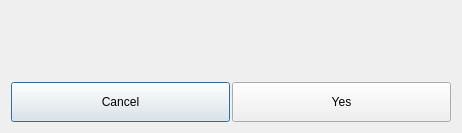
<?xml version="1.0" encoding="UTF-8"?>
<ui version="4.0">
 <class>Dialog</class>
 <widget class="QDialog" name="Dialog">
  <property name="geometry">
   <rect>
    <x>0</x>
    <y>0</y>
    <width>462</width>
    <height>133</height>
   </rect>
  </property>
  <property name="windowTitle">
   <string>Dialog</string>
  </property>
  <layout class="QVBoxLayout" name="verticalLayout_2">
   <item>
    <layout class="QHBoxLayout" name="horizontalLayout">
     <item>
      <widget class="QLabel" name="accept_widget_image_label">
       <property name="minimumSize">
        <size>
         <width>60</width>
         <height>60</height>
        </size>
       </property>
       <property name="maximumSize">
        <size>
         <width>60</width>
         <height>60</height>
        </size>
       </property>
       <property name="text">
        <string/>
       </property>
      </widget>
     </item>
     <item>
      <layout class="QVBoxLayout" name="verticalLayout">
       <item>
        <widget class="QLabel" name="accept_widget_label">
         <property name="text">
          <string/>
         </property>
        </widget>
       </item>
       <item>
        <spacer name="verticalSpacer">
         <property name="orientation">
          <enum>Qt::Vertical</enum>
         </property>
         <property name="sizeHint" stdset="0">
          <size>
           <width>20</width>
           <height>40</height>
          </size>
         </property>
        </spacer>
       </item>
      </layout>
     </item>
    </layout>
   </item>
   <item>
    <layout class="QHBoxLayout" name="horizontalLayout_2">
     <property name="spacing">
      <number>2</number>
     </property>
     <item>
      <widget class="QPushButton" name="cancel_pushButton">
       <property name="minimumSize">
        <size>
         <width>0</width>
         <height>40</height>
        </size>
       </property>
       <property name="text">
        <string>Cancel</string>
       </property>
      </widget>
     </item>
     <item>
      <widget class="QPushButton" name="yes_pushButton">
       <property name="minimumSize">
        <size>
         <width>0</width>
         <height>40</height>
        </size>
       </property>
       <property name="text">
        <string>Yes</string>
       </property>
      </widget>
     </item>
    </layout>
   </item>
  </layout>
 </widget>
 <resources/>
 <connections>
  <connection>
   <sender>cancel_pushButton</sender>
   <signal>clicked()</signal>
   <receiver>Dialog</receiver>
   <slot>reject()</slot>
   <hints>
    <hint type="sourcelabel">
     <x>120</x>
     <y>100</y>
    </hint>
    <hint type="destinationlabel">
     <x>230</x>
     <y>66</y>
    </hint>
   </hints>
  </connection>
  <connection>
   <sender>yes_pushButton</sender>
   <signal>clicked()</signal>
   <receiver>Dialog</receiver>
   <slot>accept()</slot>
   <hints>
    <hint type="sourcelabel">
     <x>340</x>
     <y>100</y>
    </hint>
    <hint type="destinationlabel">
     <x>230</x>
     <y>66</y>
    </hint>
   </hints>
  </connection>
 </connections>
</ui>
